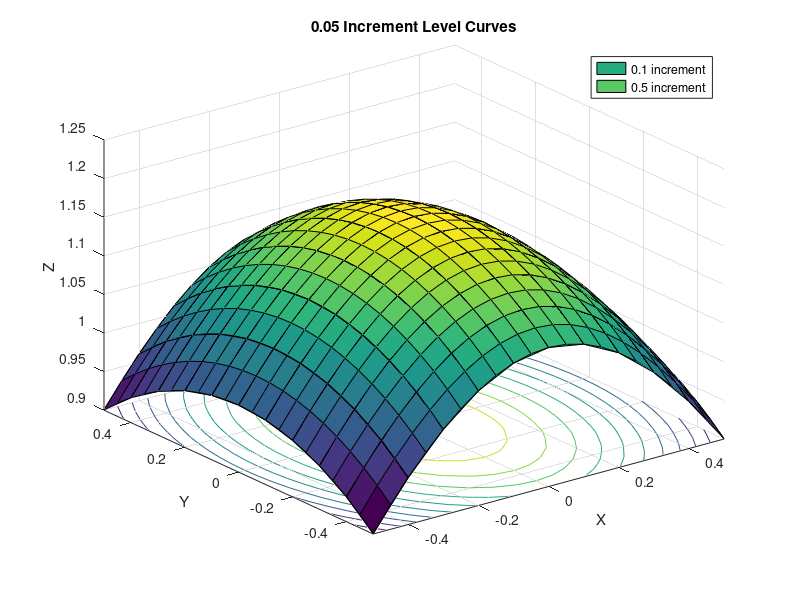

Recreate this plot in MATLAB.
%% Question 3a
[x y] = meshgrid(-0.5:0.1:0.5);
z = (-cos((x.^2)*y+1)+sqrt((cos((x.^2)*y+1)).^2+4*(x.^2+1).*(2-x.^2-y.^2)))./(2*(x.^2+1));
surf(x,y,z)

hold on

[x y] = meshgrid(-0.5:0.05:0.5);
z = (-cos((x.^2)*y+1)+sqrt((cos((x.^2)*y+1)).^2+4*(x.^2+1).*(2-x.^2-y.^2)))./(2*(x.^2+1));
surfc(x,y,z)

% Add labels
title('0.05 Increment Level Curves');
xlabel('X');
ylabel('Y');
zlabel('Z');

% Add legend
legend('0.1 increment', '0.5 increment');